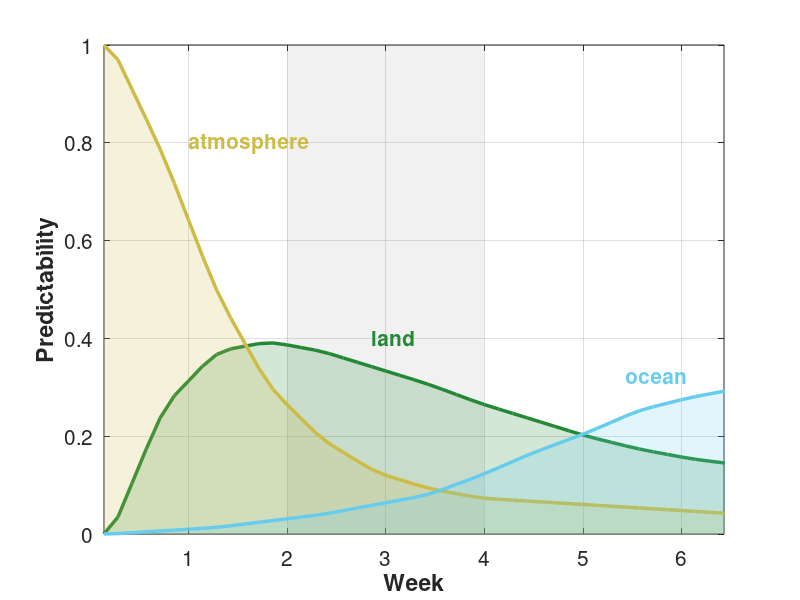

MATLAB code for this plot:
% December 17, 2022
clear; clc; close all;

printName='hypothesis_ACC_line_daily';

x=0:12;
xN=linspace(0,12,46);
yOCN=[0.0 0.1 0.2 0.4 0.6 0.9 1.2 1.8 2.5 3.1 3.8 4.2 4.5]/15;
yLND=[0.0 3.9 5.6 5.9 5.6 5.1 4.6 4.0 3.5 3.0 2.6 2.3 2.1]/15;
yATM=[15 11.6 7.4 4.5 2.9 1.9 1.4 1.1 1.0 0.9 0.8 0.7 0.6]/15;
yOCN=movmean(interp1(x,yOCN,xN),2);
yLND=movmean(interp1(x,yLND,xN),2);
yATM=movmean(interp1(x,yATM,xN),2);

lineColor=[204 187 68; 34 136 51; 102 204 238; 0 0 0]./255;

figure
hold on; grid on; box on;
area([14 28],[1 1],'edgecolor','none','facecolor',[120 120 120]/255,...
    'facealpha',0.1);
area([14 28],[-1 -1],'edgecolor','none','facecolor',[120 120 120]/255,...
    'facealpha',0.1);
area(1:46,yLND,'edgecolor','none','facecolor',lineColor(2,:),...
    'facealpha',0.2,'linewidth',2.5); 
plot(1:46,yLND,'color',lineColor(2,:),'linewidth',2.5);
area(1:46,yATM,'edgecolor','none','facecolor',lineColor(1,:),...
    'facealpha',0.2,'linewidth',2.5);
plot(1:46,yATM,'color',lineColor(1,:),'linewidth',2.5);
area(1:46,yOCN,'edgecolor','none','facecolor',lineColor(3,:),...
    'facealpha',0.2,'linewidth',2.5);   
plot(1:46,yOCN,'color',lineColor(3,:),'linewidth',2.5);

text(7,0.8,'atmosphere','color',lineColor(1,:),'fontsize',15,'fontweight','bold');
text(20,0.4,'land','color',lineColor(2,:),'fontsize',15,'fontweight','bold');
text(38,0.32,'ocean','color',lineColor(3,:),'fontsize',15,'fontweight','bold');

xlabel('\bfWeek');
ylabel('\bfPredictability');
set(gca,'xtick',0:7:70,'xticklabel',0:1:7);
set(gca,'ytick',0:0.2:1);
axis([1.01 45 0 1]); % do x=1.01 because "area" function plots y=0 at beginning
set(gca,'fontsize',15);

print(printName,'-r300','-dpng');
